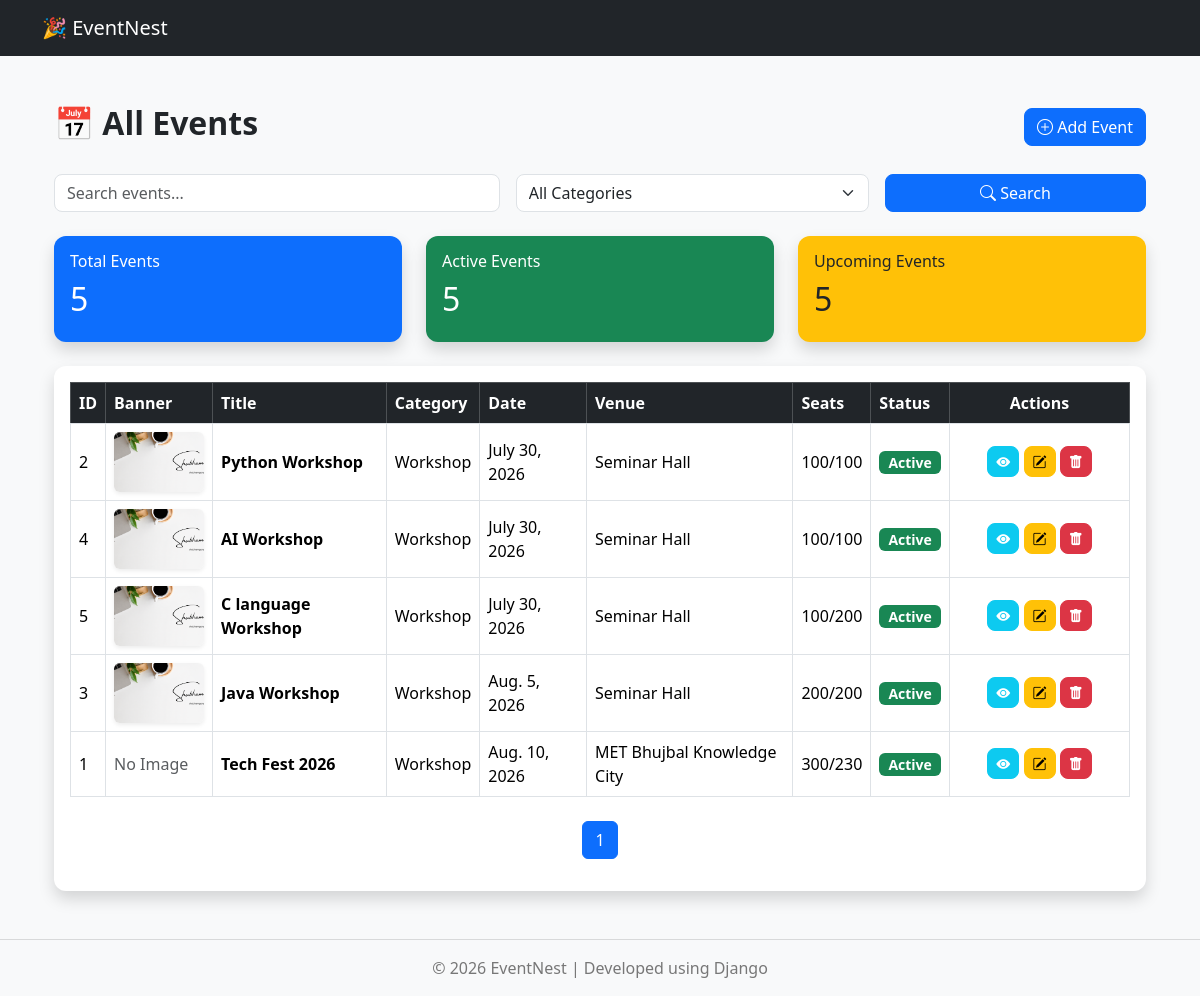
The app's page /events/, older data.
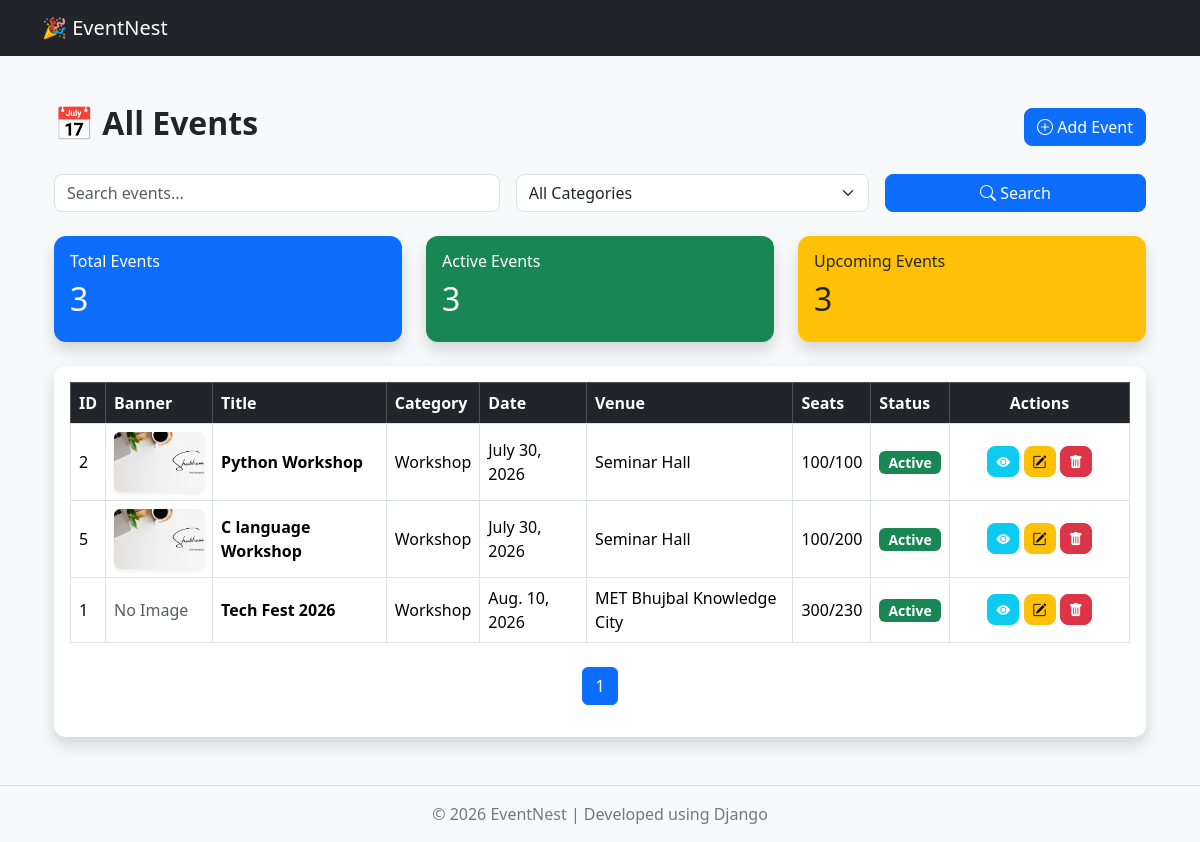
The same page, newer data.
### events/models.py (models this page shows, shortened)
class Event(models.Model):
    CATEGORY_CHOICES = [
        ("Workshop", "Workshop"),
        ("Seminar", "Seminar"),
        ("Hackathon", "Hackathon"),
        ("Competition", "Competition"),
        ("Webinar", "Webinar"),
    ]
    title = models.CharField(
        max_length=200
    )
    description = models.TextField()
    category = models.CharField(
        max_length=50,
        choices=CATEGORY_CHOICES,
        default="Workshop"
    )
    organizer = models.CharField(
        max_length=150
    )
    venue = models.CharField(
        max_length=150
    )
    event_date = models.DateField()
    registration_deadline = models.DateField(
        default=date.today
    )
    start_time = models.TimeField()
    end_time = models.TimeField()
    total_seats = models.PositiveIntegerField(
        default=0
    )
    available_seats = models.PositiveIntegerField(
        default=0
    )
    event_banner = models.ImageField(
        upload_to="events/",
        blank=True,
        null=True
    )
    status = models.BooleanField(
        default=True,
        help_text="True = Active, False = Inactive"
    )
    created_at = models.DateTimeField(
        auto_now_add=True
    )
    updated_at = models.DateTimeField(
        auto_now=True
    )
    class Meta:
        ordering = ["event_date", "start_time"]
        verbose_name = "Event"
        verbose_name_plural = "Events"

### events/views.py (the view, shortened to what this page needs)
# urls.py: path("", views.event_list, name="event_list"),
def event_list(request):
    query = request.GET.get("q", "")
    category = request.GET.get("category", "")
    events = Event.objects.all()
    if category:
        events = events.filter(category=category)
    paginator = Paginator(events, 5)
    page_number = request.GET.get("page")
    page_obj = paginator.get_page(page_number)
    context = {
        "events": page_obj,
        "page_obj": page_obj,
        "query": query,
        "selected_category": category,
        "categories": Event.CATEGORY_CHOICES,
        "total_events": Event.objects.count(),
        "active_events": Event.objects.filter(status=True).count(),
        "upcoming_events": Event.objects.filter(
            event_date__gte=now().date()
        ).count(),
    }
    return render(
        request,
        "events/event_list.html",
        context
    )

### templates/events/event_list.html (shortened to what this page needs)
{% extends "base.html" %}
{% block content %}
<div class="container mt-5">
    <div class="d-flex justify-content-between align-items-center mb-4">
        <h2 class="fw-bold">
            📅 All Events
        </h2>
        <a href="{% url 'add_event' %}"
           class="btn btn-primary">
            <i class="bi bi-plus-circle"></i>
            Add Event
        </a>
    </div>
    <form method="GET" class="row g-3 mb-4">
            <div class="col-md-5">
                <input
                    type="text"
                    name="q"
                    class="form-control"
                    placeholder="Search events..."
                    value="{{ query }}">
            </div>
            <div class="col-md-4">
                <select
                    name="category"
                    class="form-select">
                    <option value="">All Categories</option>
                </select>
            </div>
            <div class="col-md-3">
                <button class="btn btn-primary w-100">
                    <i class="bi bi-search"></i>
                    Search
                </button>
            </div>
     </form>
         <div class="row mb-4">
            <div class="col-md-4">
            <div class="card shadow border-0 bg-primary text-white">
            <div class="card-body">
            <h6>Total Events</h6>
            <h2>{{ total_events }}</h2>
            </div>
            </div>
            </div>
            <div class="col-md-4">
            <div class="card shadow border-0 bg-success text-white">
            <div class="card-body">
            <h6>Active Events</h6>
            <h2>{{ active_events }}</h2>
            </div>
            </div>
            </div>
            <div class="col-md-4">
            <div class="card shadow border-0 bg-warning text-dark">
            <div class="card-body">
            <h6>Upcoming Events</h6>
            <h2>{{ upcoming_events }}</h2>
            </div>
            </div>
            </div>
            </div>
    <div class="card shadow">
        <div class="card-body">
            <div class="table-responsive">
                <table class="table table-bordered table-hover align-middle">
                    <thead class="table-dark">
                        <tr>
                            <th>ID</th>
                            <th>Banner</th>
                            <th>Title</th>
                            <th>Category</th>
                            <th>Date</th>
                            <th>Venue</th>
                            <th>Seats</th>
                            <th>Status</th>
                            <th class="text-center" width="180">
                                Actions
                            </th>
                        </tr>
                    </thead>
                        <tr>
                    <tbody>
                    {% for event in events %}
                            <td>{{ event.id }}</td>
                            <td>
                                {% if event.event_banner %}
                                    <img src="{{ event.event_banner.url }}"
                                         width="90"
                                         height="60"
                                         class="rounded shadow-sm"
                                         style="object-fit: cover;">
                                {% else %}
                                    <span class="text-muted">
                                        No Image
                                    </span>
                                {% endif %}
                            </td>
                            <td class="fw-semibold">
                                {{ event.title }}
                            </td>
                            <td>
                                {{ event.category }}
                            </td>
                            <td>
                                {{ event.event_date }}
                            </td>
                            <td>
                                {{ event.venue }}
                            </td>
                            <td>
                                {{ event.available_seats }}/{{ event.total_seats }}
                            </td>
                            <td>
                                {% if event.status %}
                                    <span class="badge bg-success">
                                        Active
                                    </span>
                                {% else %}
                                    <span class="badge bg-danger">
                                        Inactive
                                    </span>
                                {% endif %}
                            </td>
                            <td class="text-center">
                                <a href="{% url 'event_detail' event.id %}"
                                   class="btn btn-info btn-sm text-white"
                                   title="View">
                                    <i class="bi bi-eye-fill"></i>
                                </a>
                                <a href="{% url 'edit_event' event.id %}"
                                    class="btn btn-warning btn-sm"
                                    title="Edit">
                                    <i class="bi bi-pencil-square"></i>
                                </a>
                                <a href="{% url 'delete_event' event.id %}"
                                   class="btn btn-danger btn-sm"
                                   title="Delete">
                                    <i class="bi bi-trash-fill"></i>
                                </a>
                            </td>
                        </tr>
                    {% endfor %}
                </table>
                                <nav class="mt-4">
                <ul class="pagination justify-content-center">
                <li class="page-item active">
                <span class="page-link">
                {{ page_obj.number }}
                </span>
                </li>
                </ul>
                </nav>
            </div>
        </div>
    </div>
</div>
{% endblock %}

### templates/base.html (shortened to what this page needs)
<!DOCTYPE html>
<html lang="en">
<link rel="stylesheet"
href="https://cdn.jsdelivr.net/npm/bootstrap-icons@1.11.3/font/bootstrap-icons.min.css">
<head>
    {% load static %}
    <link href="https://cdn.jsdelivr.net/npm/bootstrap@5.3.7/dist/css/bootstrap.min.css" rel="stylesheet">
    <link rel="stylesheet" href="{% static 'css/style.css' %}">
</head>
<body>
<nav class="navbar navbar-expand-lg navbar-dark bg-dark">
    <div class="container">
        <a class="navbar-brand" href="/">🎉 EventNest</a>
    </div>
</nav>
<div class="container mt-4">
    {% block content %}
    {% endblock %}
</div>
<footer class="text-center mt-5 mb-3">
    <hr>
    <p>© 2026 EventNest | Developed using Django</p>
</footer>
</body>
</html>

### static/css/style.css (style rules this page uses)
body { background:#f8f9fa; }
.card { border:none; border-radius:12px; }
table img { width:90px; height:60px; object-fit:cover; border-radius:8px; }
.btn { border-radius:8px; }
.form-control, .form-select { border-radius:8px; }
footer { color:#777; }
.badge { font-size:14px; }

Row changes from the older to the newer data that the page shows:
removed Event: id "4", event_banner (picture), title "AI Workshop", category "Workshop", event_date "July 30, 2026", venue "Seminar Hall", available_seats "100", total_seats "100", status "Active"
removed Event: id "3", event_banner (picture), title "Java Workshop", category "Workshop", event_date "Aug. 5, 2026", venue "Seminar Hall", available_seats "200", total_seats "200", status "Active"
Text that changed along with them:
{{ total_events }}: "5" → "3"
{{ active_events }}: "5" → "3"
{{ upcoming_events }}: "5" → "3"
